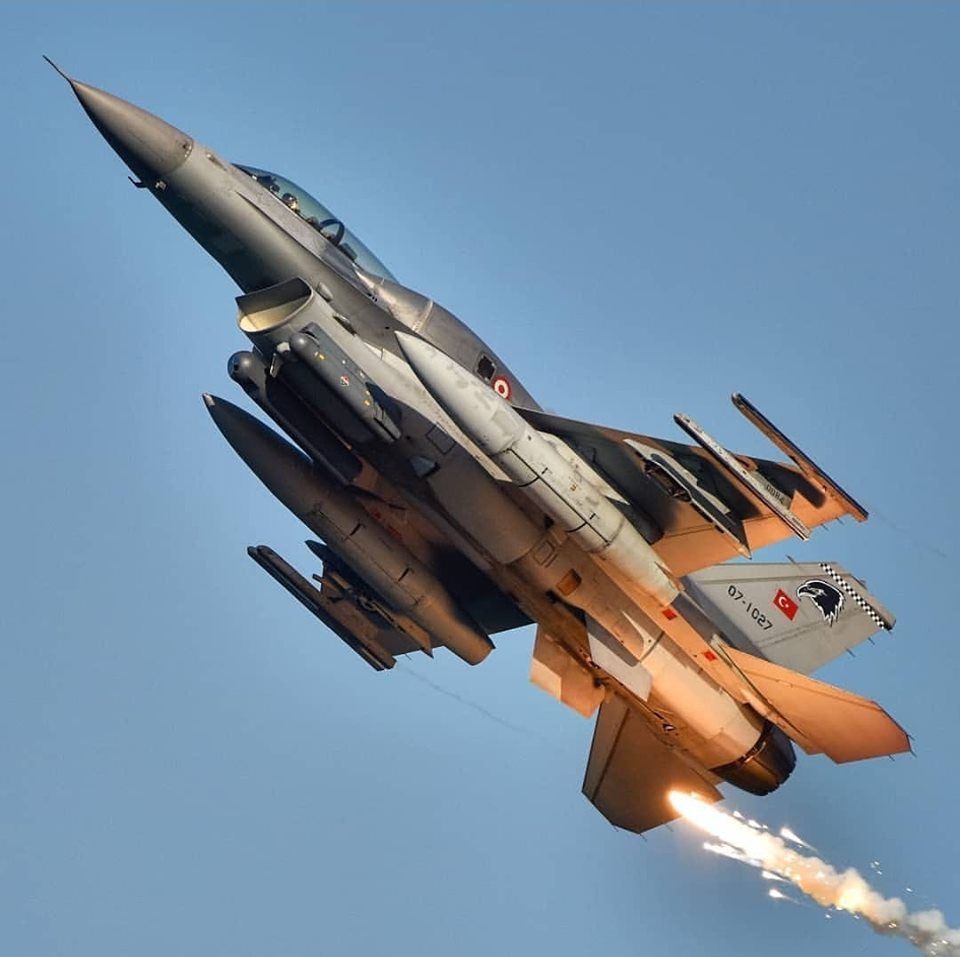
#> input picture opencv_calismalar/Histogram/f16.jpg, 960 x 957 px
$ python histpgram.py
#> lines starting #> are read from the running program, lines starting #| are printed output that depends on the picture
import cv2 as cv
import numpy as np
from matplotlib import pyplot as plt

image = cv.imread("f16.jpg")
#> image is the input picture: shape (957, 960, 3); mean B, G, R 160.9, 140.2, 117.8

b,g,r = cv.split(image)
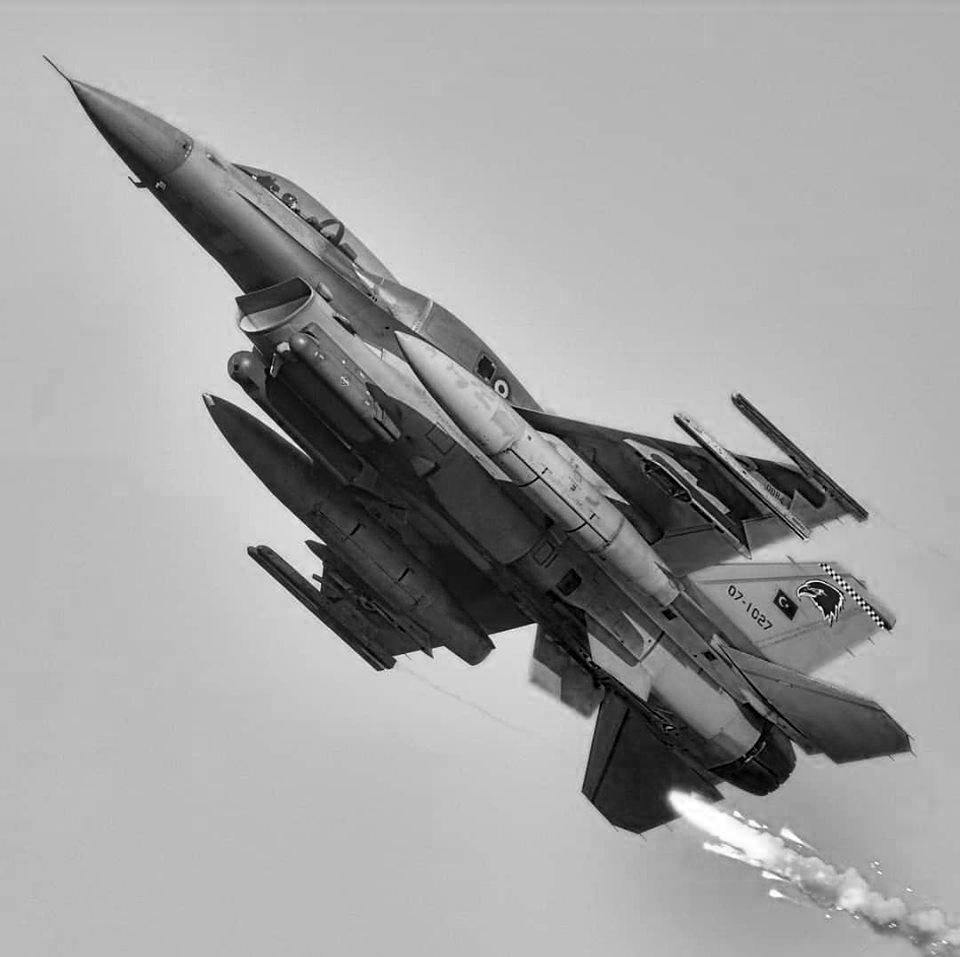
#> b: shape (957, 960); min 0, max 255, mean 160.9
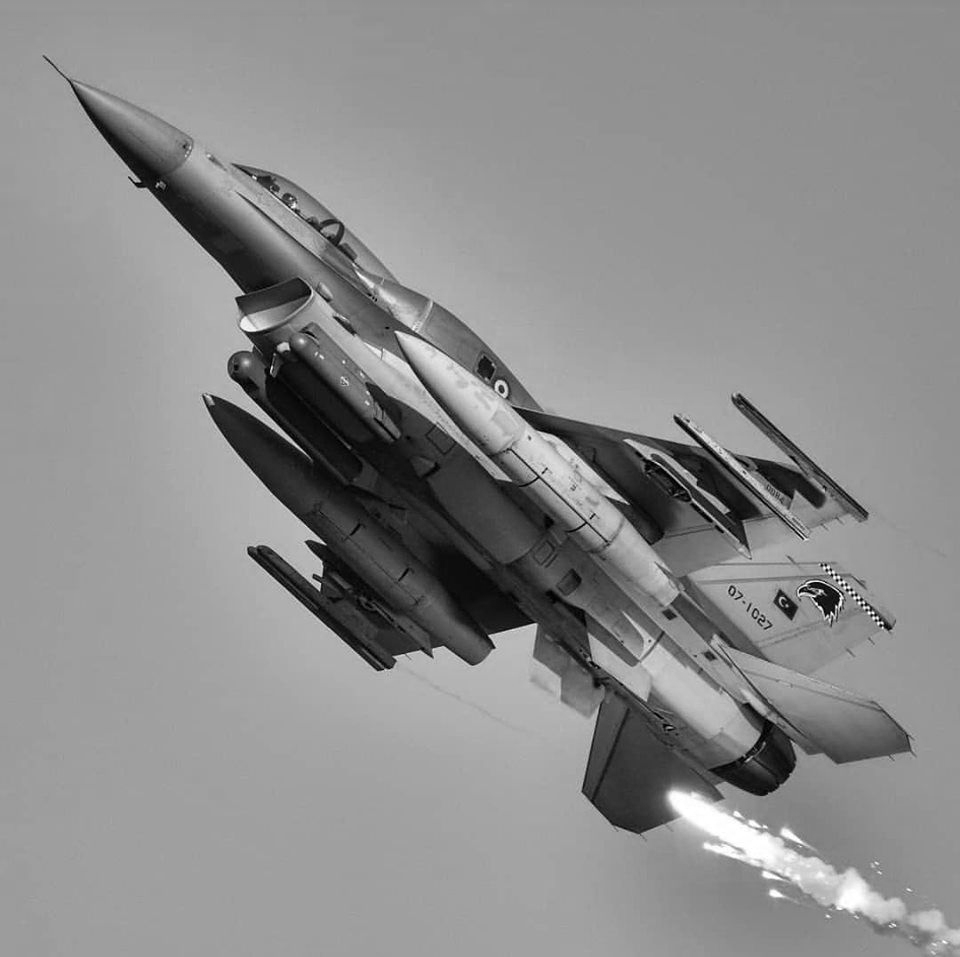
#> g: shape (957, 960); min 0, max 255, mean 140.2
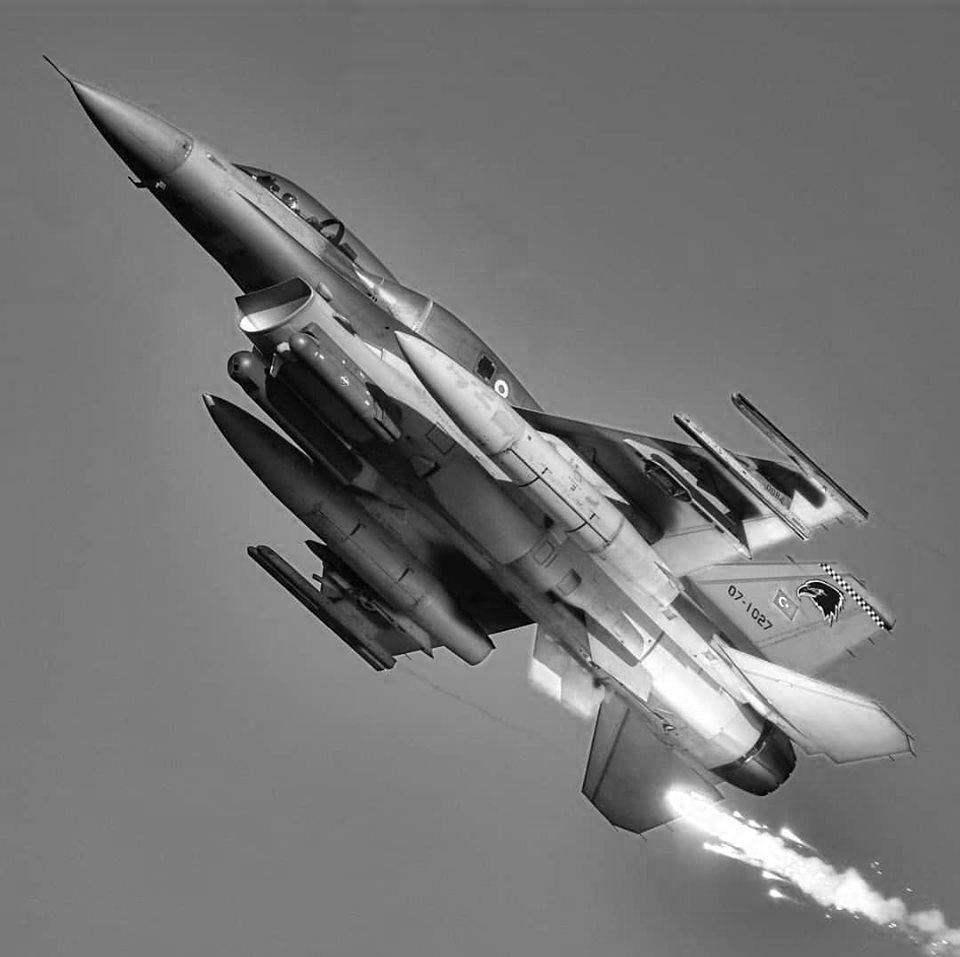
#> r: shape (957, 960); min 0, max 255, mean 117.8


cv.imshow("Images",image)

plt.hist(b.ravel(),256,[0,256])
plt.hist(g.ravel(),256,[0,256])
plt.hist(r.ravel(),256,[0,256])
plt.show()
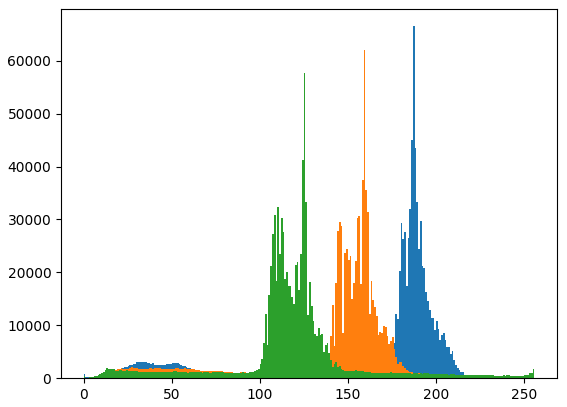
#> figure drawn by matplotlib, 1 panel; tallest bar 66539 high, from x = 187 to 188; tallest bar 62100 high, from x = 159 to 160; tallest bar 57629 high, from x = 125 to 126

cv.waitKey(0)
cv.destroyAllWindows()
